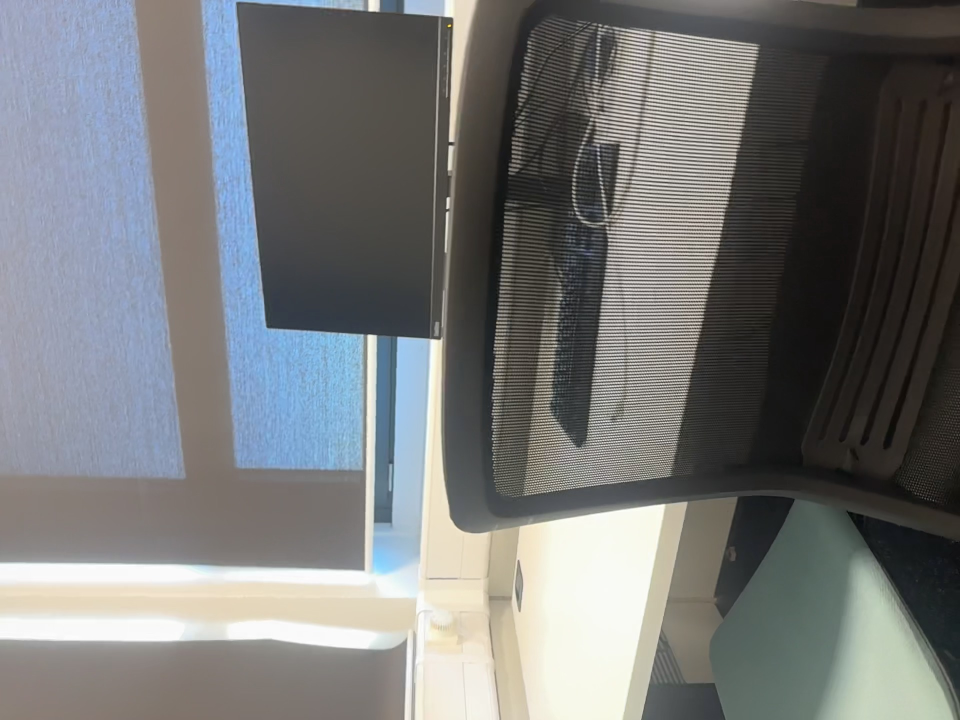
#> input picture results/diagnosis/blur/renders/eval_1219_photo.png, 1920 x 1440 px (shown at 1/2 size)
$ python render_sharpness.py   (older library calls are emulated)
#> lines starting #> are read from the running program, lines starting #| are printed output that depends on the picture
"""How soft is the v2 render compared with its photo, at the resolution a viewer sees?
For each full-res (1920x1440) Spark render in renders/ and its photo:
  * sigma_eq: the Gaussian blur (px @1920) that, applied to the photo, best matches the render
    (MSE after a per-image 3x4 colour fit, grey, central 80 %): "render ~= photo blurred by sigma".
  * PSNR cc at 1920x1440, 960x720, 480x360 (the scorer's size).
  * radial power spectrum ratio render/photo.
Plus the metric-blindness check: the photo blurred by sigma 1, 2, 3 px scored against itself at
1920 and at 480. Writes render_sharpness.json, render_spectrum.png, crops_*.png."""
import json
from pathlib import Path
import cv2, numpy as np
from PIL import Image
import matplotlib; matplotlib.use("Agg"); import matplotlib.pyplot as plt
HERE = Path(__file__).resolve().parent; R = HERE / "renders"
def load(p): return np.asarray(Image.open(p).convert("RGB"), np.float64) / 255
def area(x, w, h): return cv2.resize(x, (w, h), interpolation=cv2.INTER_AREA)
def cfit(a, b):  # a -> b, 3x4 affine colour
    A = np.c_[a.reshape(-1, 3), np.ones(a.shape[0] * a.shape[1])]; M, *_ = np.linalg.lstsq(A, b.reshape(-1, 3), rcond=None)
    return np.clip(A @ M, 0, 1).reshape(a.shape)
def psnr(a, b): return float(10 * np.log10(1 / np.mean((a - b) ** 2)))
def radial(g):
    g = g - g.mean(); win = np.outer(np.hanning(g.shape[0]), np.hanning(g.shape[1]))
    P = np.abs(np.fft.fftshift(np.fft.fft2(g * win))) ** 2; h, w = g.shape; yy, xx = np.indices(P.shape)
    r = np.hypot((yy - h / 2) / h, (xx - w / 2) / w); bins = np.linspace(0, 0.5, 49); idx = np.digitize(r.ravel(), bins)
    return np.array([P.ravel()[idx == k].mean() for k in range(1, 49)]), 0.5 * (bins[1:] + bins[:-1])
out = {"pairs": {}}
fig, ax = plt.subplots(figsize=(8, 4.5))
names = sorted({p.name.rsplit("_", 1)[0] for p in R.glob("*_render.png")})
for n in names:
    ph, rd = load(R / f"{n}_photo.png"), load(R / f"{n}_render.png")
    rc = cfit(rd, ph)
    gp, gr = cv2.cvtColor(ph.astype(np.float32), cv2.COLOR_RGB2GRAY), cv2.cvtColor(rc.astype(np.float32), cv2.COLOR_RGB2GRAY)
    H, W = gp.shape; cy, cx = slice(int(.1 * H), int(.9 * H)), slice(int(.1 * W), int(.9 * W))
    errs = {}
    for s in [0, 0.5, 1, 1.5, 2, 3, 4, 5, 6, 8, 10]:
        b = gp if s == 0 else cv2.GaussianBlur(gp, (0, 0), s)
        A = np.c_[b[cy, cx].ravel(), np.ones(b[cy, cx].size)]; m, *_ = np.linalg.lstsq(A, gr[cy, cx].ravel(), rcond=None)
        errs[s] = float(np.mean((A @ m - gr[cy, cx].ravel()) ** 2))
    s_eq = min(errs, key=errs.get)
    row = {"sigma_eq_px1920": s_eq, "mse_by_sigma": {str(k): round(v * 1e4, 3) for k, v in errs.items()},
           "psnr_cc_1920": round(psnr(rc, ph), 2), "psnr_cc_960": round(psnr(cfit(area(rd, 960, 720), area(ph, 960, 720)), area(ph, 960, 720)), 2),
           "psnr_cc_480": round(psnr(cfit(area(rd, 480, 360), area(ph, 480, 360)), area(ph, 480, 360)), 2)}
    L = lambda g: float(cv2.Laplacian(g, cv2.CV_32F, ksize=1).var())
    row["lap_render_over_photo"] = {str(w): round(L(area(gr, w, w * 3 // 4)) / L(area(gp, w, w * 3 // 4)), 3) for w in (1920, 960, 480)}
    sp, f = radial(gp); sr, _ = radial(gr); ratio = sr / sp
    row["power_ratio_half_at_cyc_per_px"] = float(f[np.argmax(ratio < 0.5)]) if (ratio < 0.5).any() else None
    ax.plot(f, ratio, label=n)
    out["pairs"][n] = row
    # crops: centre 480x360 at 1:1
    y0, x0 = H // 2 - 180, W // 2 - 240
    crop = np.concatenate([ph[y0:y0 + 360, x0:x0 + 480], rc[y0:y0 + 360, x0:x0 + 480]], 1)
    Image.fromarray((crop * 255).astype(np.uint8)).save(HERE / f"crop_{n}.png")
    print(n, json.dumps(row))
ax.axhline(1, color="k", lw=.5); ax.set_yscale("log"); ax.set_xlabel("cycles/pixel at 1920x1440 (480-px metric sees only < 0.125)")
ax.set_ylabel("power: v2 render / photo"); ax.legend(fontsize=8); ax.axvline(0.125, ls=":", color="#d1242f"); ax.axvline(0.1875, ls=":", color="#888")
ax.set_title("Spark render of v2 vs the photo, full resolution"); fig.tight_layout(); fig.savefig(HERE / "render_spectrum.png", dpi=110)
#> after `ax.set_title('Spark render of v2 vs the photo, full resolution')`:
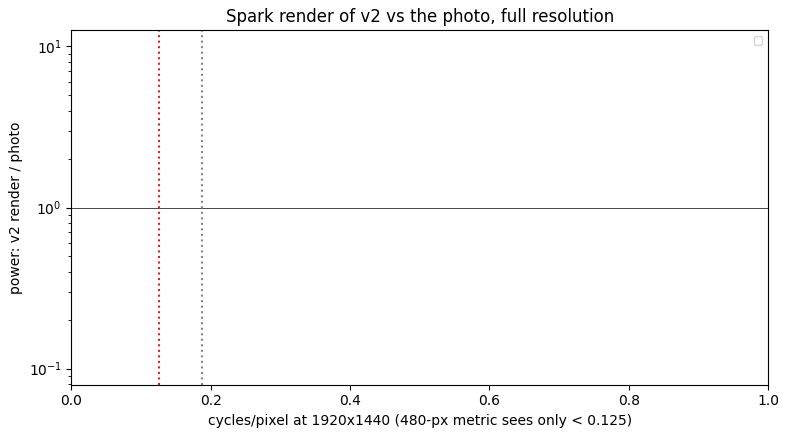
#> figure drawn by matplotlib, 1 panel
# metric blindness: blur a photo, score at 1920 vs 480
ph = load(R / "eval_1219_photo.png"); bl = {}
for s in (1, 2, 3):
    b = cv2.GaussianBlur(ph, (0, 0), s)
    bl[str(s)] = {"psnr_1920": round(psnr(b, ph), 2), "psnr_480": round(psnr(area(b, 480, 360), area(ph, 480, 360)), 2)}
#> after the loop, bl = 3 items
out["photo_blurred_vs_itself"] = bl
print("blindness", bl)
#| blindness {'1': {'psnr_1920': 32.82, 'psnr_480': 39.83}, '2': {'psnr_1920': 26.5, 'psnr_480': 32.09}, '3': {'psnr_1920': 24.84, 'psnr_480': 29.85}}
(HERE / "render_sharpness.json").write_text(json.dumps(out, indent=1))
